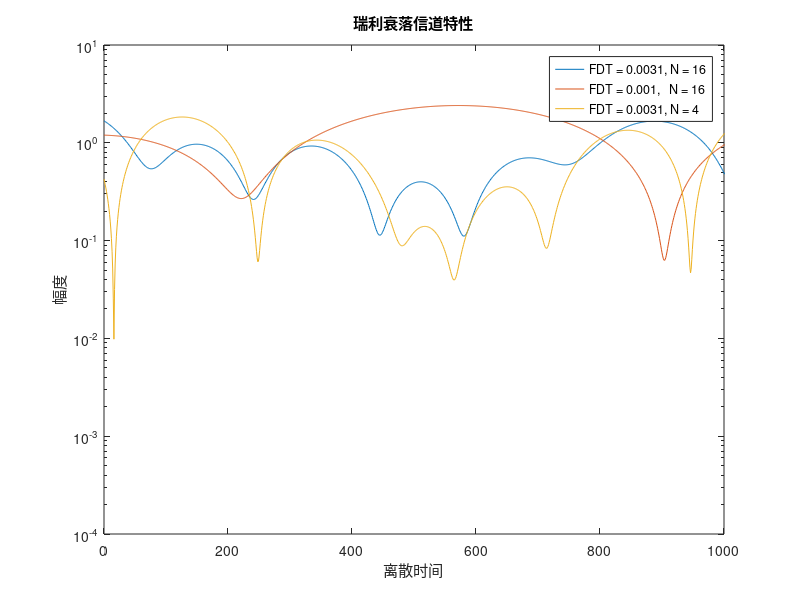

Reproduce this figure in MATLAB.
clear all;
close all;
clc;

%% test histogram
% N = 1000000;
% mu = 0;
% sigma = 1;
% R = random('Normal', mu, sigma, [N 1]);
% h = histogram(R, 'Normalization', 'pdf', 'EdgeColor', 'b');


%% Rayleigh Channel
path = 16;                       % 8 径

FDT = [0.0031 0.001];
initPhase = 2*pi/path*rand();
thetaN = initPhase + 2*pi/path.*(0:path-1);
k = (0:10^5)';                    % 离散时间
g = zeros(length(k), length(FDT));
phaseOfChannel = zeros(length(k), length(FDT));
for fdtIndex = 1:length(FDT)
    fdt = FDT(fdtIndex);
    Signal = zeros(length(k), 1);
    for i = 1:path
        randomPhase = rand()*2*pi;
        Signal = Signal + exp(1j*(2*pi*fdt*cos(thetaN(i))*k+randomPhase));
    end
    F = 1/sqrt(path)*Signal;
    g(:, fdtIndex) = abs(F);
    phaseOfChannel(:, fdtIndex) = angle(F)*180/pi;
end
%% plot 2
fdt = 0.0031;
path = 4;
initPhase = 2*pi/path*rand();
thetaN = initPhase + 2*pi/path.*(0:path-1);
Signal = zeros(length(k), 1);
for i = 1:path
    randomPhase = rand()*2*pi;
    Signal = Signal + exp(1j*(2*pi*fdt*cos(thetaN(i))*k+randomPhase));
end
F2 = 1/sqrt(path)*Signal;
g2 = abs(F2);
phaseOfChannel(:, fdtIndex) = angle(F2)*180/pi;

%% plot
figure(1)
semilogy(k, g)
hold on
semilogy(k, g2)
xlim([0 1000]);xlabel('离散时间');ylabel('幅度')
title('瑞利衰落信道特性');
legend('FDT = 0.0031, N = 16', 'FDT = 0.001,   N = 16', 'FDT = 0.0031, N = 4')




% for fdtIndex = 1:length(FDT)
%     subplot(3,4,1+(fdtIndex-1)*4)
%     semilogy(k, g(:,fdtIndex))
%     xlim([0 1000]);xlabel('离散时间');ylabel('幅度')
%     subplot(3,4,2+(fdtIndex-1)*4)
%     plot(k, phaseOfChannel(:,fdtIndex))
%     xlim([0 1000]);xlabel('离散时间');ylabel('相位/\circ')
%     subplot(3,4,3+(fdtIndex-1)*4)
%     h = histogram(g(:,fdtIndex), 'Normalization', 'pdf', 'EdgeColor', 'b');
%     xlabel('幅度');ylabel('PDF')
%     subplot(3,4,4+(fdtIndex-1)*4)
%     hh = histogram(phaseOfChannel(:,fdtIndex), 'Normalization', 'count');
%     xlabel('相位');ylabel('PDF')
% end

%% two
% FDT = 0.01;
% path2 = 2.^(0:5);
% 
% g2 = zeros(length(k), length(path2));
% phaseOfChannel2 = zeros(length(k), length(path2));
% 
% for pathIndex = 1:length(path2)
%     path2Cur = path2(pathIndex);
%     thetaN2 = 2*pi/path2Cur:2*pi/path2Cur:2*pi;
%     thetaN2 = thetaN2 / 8;
%     Signal2 = zeros(length(k), 1);
%     for i = 1:path2Cur
%         randomPhase = rand()*2*pi;
%         Signal2 = Signal2 + exp(1j*(2*pi*FDT*cos(thetaN2(i))*k+randomPhase));
%     end
%     F2 = 1/sqrt(path2Cur)*Signal2;
%     g2(:, pathIndex) = abs(F2);
%     phaseOfChannel2(:, pathIndex) = angle(F2)*180/pi;
% end
% 
% for pathIndex = 1:length(path2)
%     figure(pathIndex)
%     subplot(221)
%     semilogy(k, g2(:,pathIndex))
%     xlim([0 10000]);xlabel('离散时间');ylabel('幅度')
%     subplot(222)
%     plot(k, phaseOfChannel2(:,pathIndex))
%     xlim([0 1000]);xlabel('离散时间');ylabel('相位/\circ')
%     subplot(223)
%     hgPath = histogram(g2(:,pathIndex), 'Normalization', 'pdf', 'EdgeColor', 'b');
%     xlabel('幅度');ylabel('PDF')
%     subplot(224)
%     hphasePath = histogram(phaseOfChannel2(:,pathIndex), 'Normalization', 'count');
%     xlabel('相位');ylabel('PDF')
% end

